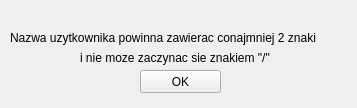
<?xml version="1.0" encoding="UTF-8"?>
<ui version="4.0">
 <class>NameError</class>
 <widget class="QWidget" name="NameError">
  <property name="geometry">
   <rect>
    <x>0</x>
    <y>0</y>
    <width>357</width>
    <height>108</height>
   </rect>
  </property>
  <property name="windowTitle">
   <string>Form</string>
  </property>
  <widget class="QLabel" name="label">
   <property name="geometry">
    <rect>
     <x>10</x>
     <y>30</y>
     <width>337</width>
     <height>16</height>
    </rect>
   </property>
   <property name="text">
    <string>Nazwa uzytkownika powinna zawierac conajmniej 2 znaki</string>
   </property>
  </widget>
  <widget class="QPushButton" name="pushButton">
   <property name="geometry">
    <rect>
     <x>140</x>
     <y>70</y>
     <width>81</width>
     <height>23</height>
    </rect>
   </property>
   <property name="minimumSize">
    <size>
     <width>50</width>
     <height>23</height>
    </size>
   </property>
   <property name="maximumSize">
    <size>
     <width>339</width>
     <height>16777215</height>
    </size>
   </property>
   <property name="text">
    <string>OK</string>
   </property>
  </widget>
  <widget class="QLabel" name="label_2">
   <property name="geometry">
    <rect>
     <x>80</x>
     <y>50</y>
     <width>211</width>
     <height>16</height>
    </rect>
   </property>
   <property name="text">
    <string>i nie moze zaczynac sie znakiem &quot;/&quot;</string>
   </property>
  </widget>
 </widget>
 <resources/>
 <connections/>
</ui>
